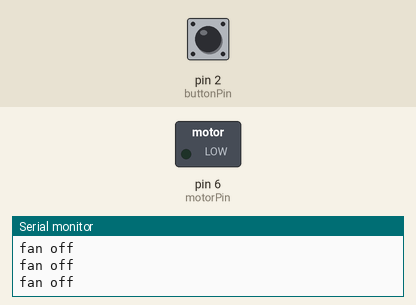
A sketch run on a simulated Arduino Uno, built with avr-gcc and run on an emulated ATmega328P. Parts: switched loads named in the sketch (green lamp = pin HIGH), the last lines printed to the serial monitor. The inputs (shaded band) are chosen by the test bench; at power-on: pin 2 (buttonPin) LOW.

Above: at 1.3 s.
1.4 s: pin 2 (buttonPin) pulled HIGH for 0.3 s
At 1.62 s:
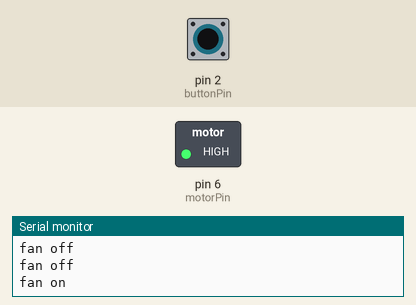
3.2 s: pin 2 (buttonPin) pulled HIGH for 3.2 s
At 6.8 s:
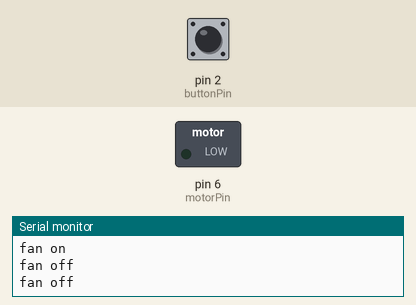
Timing chart, 0 to 8.3 s (numbered marks = the images above; inputs shaded):
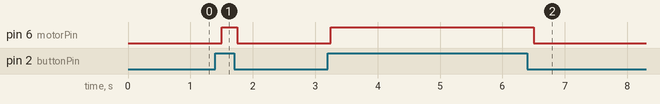

The sketch:

e3_fan_test.ino
```cpp
// motor pin
int motorPin = 6;

int buttonPin = 2;    // the number of the button pin

int buttonState = 0;   // variable for reading the button status


void setup() {


  // configure the motorPin as a OUTPUT
  pinMode(motorPin, OUTPUT);

  // configure the serial
  Serial.begin(9600);

  while (!Serial);// waits for the serial monitor to open
}

void loop() {

  // read the state of the button value:
  buttonState = digitalRead(buttonPin);
  if (buttonState == HIGH) { //button is pushed

    // motor/fan on
    Serial.println("fan on");


    analogWrite(motorPin, 255);

  } else {
    // motor/fan  off
    Serial.println("fan off");
    digitalWrite(motorPin, LOW);

  }


  delay(250);  //small delay

}
```

Measured:
- after the input at 1.4 s, pin 6 (motorPin): LOW → HIGH after 0.10 s, → LOW 0.25 s later
- after the input at 3.2 s, pin 6 (motorPin): LOW → HIGH after 0.05 s, → LOW 3.3 s later
